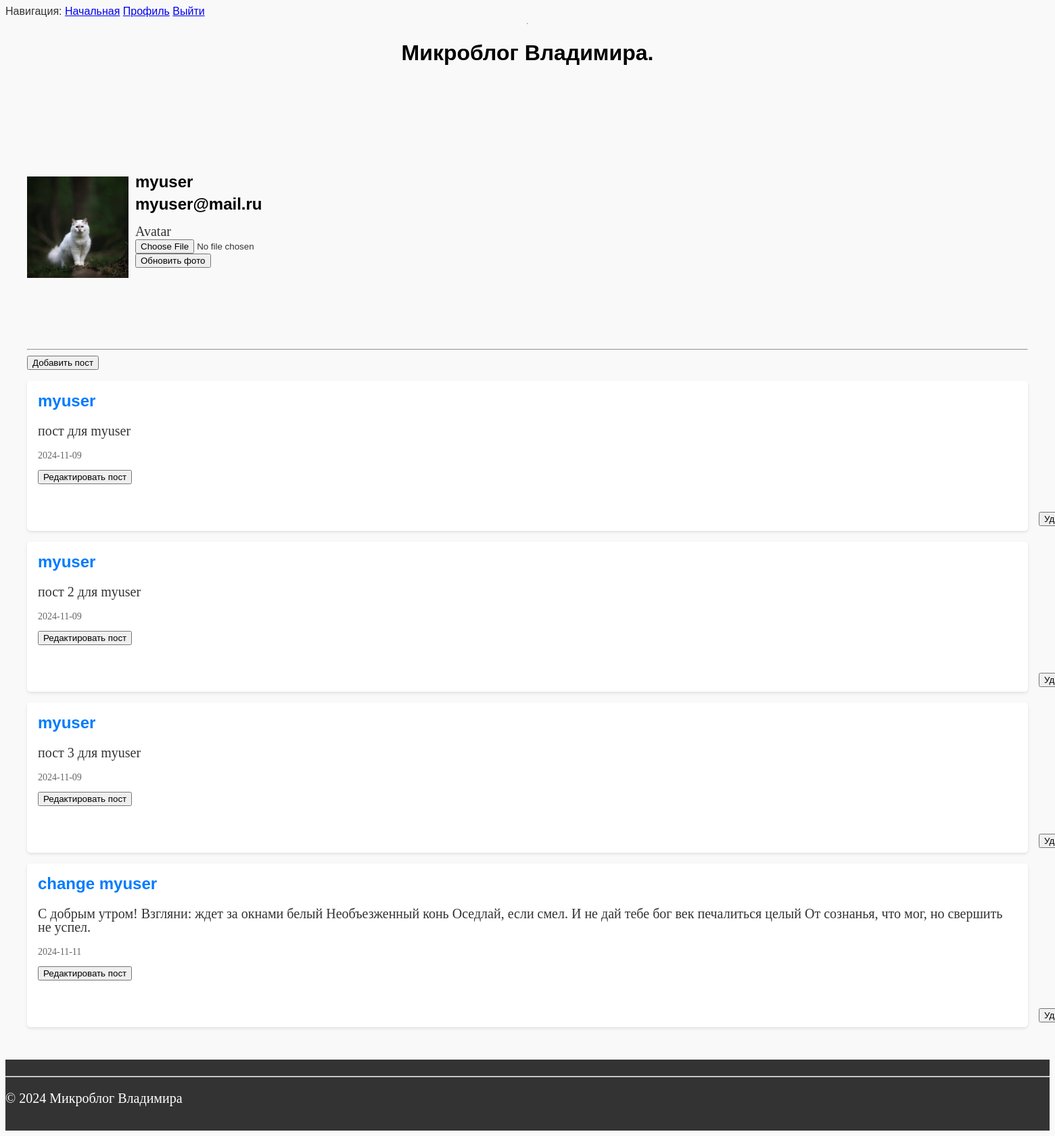
The app's page /user/myuser (signed in) with its own data.
### app/models.py (models this page shows, shortened)
class User(UserMixin, db.Model):
    id = db.Column(db.Integer, primary_key=True)
    username = db.Column(db.String(80), unique=True, nullable=False)
    email = db.Column(db.String(120), unique=True, nullable=False)
    password_hash = db.Column(db.String(128), nullable=False)
    avatar = db.Column(db.String(120), default='default_avatar.png')
    def avatar_url(self):
        if self.avatar:
            return url_for('static', filename=f'avatars/{self.avatar}')
        return url_for('static', filename='avatars/default_avatar.png')

class Post(db.Model):
    id = db.Column(db.Integer, primary_key=True)
    title = db.Column(db.String(120), nullable=False)
    text = db.Column(db.Text, nullable=False)
    date = db.Column(db.Text, nullable=False)
    user_id = db.Column(db.Integer, db.ForeignKey('user.id'), nullable=False)
    user = db.relationship('User', backref=db.backref('posts', lazy=True))

### app/routes.py (the view, shortened to what this page needs)
@app.route('/user/<username>',methods=['GET', 'POST'])
@login_required
def user(username):
    user = db.first_or_404(sa.select(User).where(User.username == username))
    posts = Post.query.filter_by(user_id=user.id).all()
    logger.info(f"user id from db: {user.id}")
    logger.info(f'id: {current_user.get_id()}')
    form = UpdateAvatarForm()
    return render_template('user.html', user=user, form=form, posts=posts)

### app/forms.py
class UpdateAvatarForm(FlaskForm):
    avatar = FileField('Avatar', validators=[FileAllowed(['jpg', 'png'], 'Только изображения!')])
    submit = SubmitField('Обновить фото')

### app/models.py (called while the page is built)
@login.user_loader
def load_user(id):
    return db.session.get(User, int(id))

### app/templates/user.html (shortened to what this page needs)
{% extends "base.html" %}
{% block content %}
    <h2 class="username"> {{ user.username }}</h2>
    <h2 class="useremail"> {{ user.email }}</h2>
    <form action="" method="post" enctype="multipart/form-data">
        <img src="{{ user.avatar_url() }}" alt="{{ user.username }}'s avatar" width="150" height="150">
            <br>
            <p class="avataruser">
                {{ form.avatar.label }}<br>
                {{ form.avatar() }} <br>
                {{ form.submit() }}
            </p>
    </form>
    <hr>
    <form action="/add_post">
        <button class="addpost" type="submit">Добавить пост</button>
    </form>
    {% for post in posts %}
    <article class="post">
        <h2>{{ post.title }} </h2>
        <p>{{ post.text }}</p>
        <p class="post-meta">{{ post.date }}</p>
        <form action="{{ url_for('change_user_post', post_id=post.id) }}" method="post">
            <button type="submit">Редактировать пост</button>
        </form>
        <form action="{{ url_for('delete_post', post_id=post.id) }}" method="post">
            <button class="deletepostuser" type="submit">Удалить пост</button>
        </form>
    </article>
    {% endfor %}
{% endblock %}

### app/static/css/style.css (style rules this page uses)
body { background-color: #f9f9f9; color: #333; font-family: "Arial", sans-serif }
p { font-family: Times New Roman; font-size: 20px; }
.username { color: black; position: relative; left: 160px; top: 90px; }
.useremail { color: black; position: relative; left: 160px; top: 75px; }
.avataruser { position: relative; top: -100px; left: 160px; }
.deletepostuser { position: relative; top: 25px; left: 1480px; }
.post { background-color: #fff; padding: 1rem; margin-bottom: 1rem; border-radius: 5px; box-shadow: 0 2px 4px rgba(0, 0, 0, 0.1) }
.post h2 { margin-top: 0; font-size: 1.5rem; color: #007BFF; }
.post p { line-height: 1.0; }
.post-meta { font-size: 0.875rem; color: #666; margin-top: 1rem; }

### records on screen
User: username "myuser", email "myuser@mail.ru", avatar_url (picture)
Post: title "myuser", text "пост для myuser", date "2024-11-09"
Post: title "myuser", text "пост 2 для myuser", date "2024-11-09"
Post: title "myuser", text "пост 3 для myuser", date "2024-11-09"
Post: title "change myuser", text "С добрым утром! Взгляни: ждет за окнами белый Необъезженный конь Оседлай, если смел. И не дай тебе бог век печалиться целый От сознанья, что мог, но свершить не успел.", date "2024-11-11"
